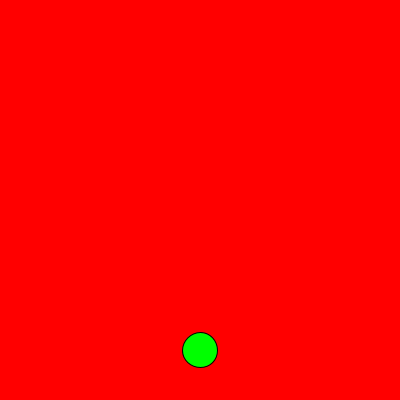
Frame 1 (no input)
Frame 60 (the mouse pressed at the canvas centre just before this capture): identical to frame 1, image omitted
Frame 120 (the mouse held since frame 60 and released just before this capture): identical to frame 1, image omitted

The Processing sketch that drew this single still picture (run headless with seeded random() and noise(); from frame 60 on, the mouse is pressed at the canvas centre):

// Processing sketch: Frogger
// ── Frogger.pde
int x = 200;
int y = 350;


void setup(){
size(400, 400);




}
void draw(){
background(255, 0, 0);
fill(0, 255, 0);
ellipse(x,y, 35, 35);
control();



}
void keyPressed(){
if(keyCode == UP){
y-=50;
}
 if(keyCode == DOWN){
y+=50;
}
if(keyCode == RIGHT){
x+=50;
}
if(keyCode == LEFT){
x-=50;
}
 };
void control(){
if(x >= width){
x = width;
}
if(x<=0){
x = 0;
}
if(y>=height){
y = height;
}
}
class Car{
int carX;
int carY;
int carSize;
int carSpeed;
  public void Cars(int carX, int carY, int carSize, int carSpeed){
  this.carX = carX;
  this.carY = carY;
  this.carSize = carSize;
  this.carSpeed = carSpeed;
}
  

}
